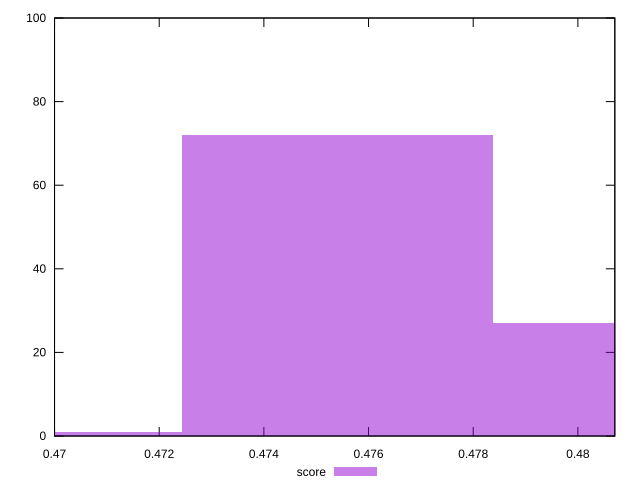

This chart was generated by the following gnuplot code:
reset

$score <<EOF
0.4694628178298415 1
0.4754053851441433 72
0.4813479524584451 27
EOF

set key outside below
set boxwidth 0.005942567314301791
set xrange [0.47:0.4807058823529412]
set yrange [0:100]
set trange [0:100]
set style fill transparent solid 0.5 noborder
set terminal svg size 640, 490 enhanced background rgb 'white'
set output "reprap/render-blocking-resources/samples/pages+cached/score/histogram.svg"

plot $score title "score" with boxes

reset
